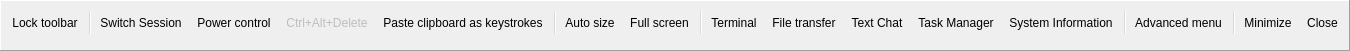
<?xml version="1.0" encoding="UTF-8"?>
<ui version="4.0">
 <class>DesktopToolBar</class>
 <widget class="QFrame" name="DesktopToolBar">
  <property name="geometry">
   <rect>
    <x>0</x>
    <y>0</y>
    <width>866</width>
    <height>51</height>
   </rect>
  </property>
  <property name="sizePolicy">
   <sizepolicy hsizetype="Minimum" vsizetype="Minimum">
    <horstretch>0</horstretch>
    <verstretch>0</verstretch>
   </sizepolicy>
  </property>
  <property name="windowTitle">
   <string notr="true"/>
  </property>
  <property name="autoFillBackground">
   <bool>true</bool>
  </property>
  <property name="frameShape">
   <enum>QFrame::Shape::Panel</enum>
  </property>
  <property name="frameShadow">
   <enum>QFrame::Shadow::Raised</enum>
  </property>
  <property name="lineWidth">
   <number>1</number>
  </property>
  <layout class="QVBoxLayout" name="verticalLayout">
   <property name="spacing">
    <number>0</number>
   </property>
   <property name="leftMargin">
    <number>0</number>
   </property>
   <property name="topMargin">
    <number>0</number>
   </property>
   <property name="rightMargin">
    <number>0</number>
   </property>
   <property name="bottomMargin">
    <number>0</number>
   </property>
   <item>
    <widget class="QToolBar" name="toolbar">
     <property name="sizePolicy">
      <sizepolicy hsizetype="Minimum" vsizetype="Minimum">
       <horstretch>0</horstretch>
       <verstretch>0</verstretch>
      </sizepolicy>
     </property>
     <property name="iconSize">
      <size>
       <width>24</width>
       <height>24</height>
      </size>
     </property>
     <addaction name="action_pin"/>
     <addaction name="separator"/>
     <addaction name="action_switch_session"/>
     <addaction name="action_power_control"/>
     <addaction name="action_cad"/>
     <addaction name="action_paste_clipboard_as_keystrokes"/>
     <addaction name="separator"/>
     <addaction name="action_autosize"/>
     <addaction name="action_fullscreen"/>
     <addaction name="separator"/>
     <addaction name="action_terminal"/>
     <addaction name="action_file_transfer"/>
     <addaction name="action_text_chat"/>
     <addaction name="action_task_manager"/>
     <addaction name="action_system_info"/>
     <addaction name="separator"/>
     <addaction name="action_menu"/>
     <addaction name="separator"/>
     <addaction name="action_minimize"/>
     <addaction name="action_close"/>
    </widget>
   </item>
   <item>
    <widget class="QWidget" name="frame" native="true">
     <property name="sizePolicy">
      <sizepolicy hsizetype="Fixed" vsizetype="Fixed">
       <horstretch>0</horstretch>
       <verstretch>0</verstretch>
      </sizepolicy>
     </property>
     <property name="minimumSize">
      <size>
       <width>55</width>
       <height>6</height>
      </size>
     </property>
     <property name="maximumSize">
      <size>
       <width>55</width>
       <height>6</height>
      </size>
     </property>
    </widget>
   </item>
  </layout>
  <action name="action_pin">
   <property name="checkable">
    <bool>true</bool>
   </property>
   <property name="icon">
    <iconset resource="../../../common/resources/common.qrc">
     <normaloff>:/img/pin.svg</normaloff>:/img/pin.svg</iconset>
   </property>
   <property name="text">
    <string>Lock toolbar</string>
   </property>
   <property name="toolTip">
    <string>Lock toolbar</string>
   </property>
  </action>
  <action name="action_autosize">
   <property name="icon">
    <iconset resource="../../../common/resources/common.qrc">
     <normaloff>:/img/move.svg</normaloff>:/img/move.svg</iconset>
   </property>
   <property name="text">
    <string>Auto size</string>
   </property>
   <property name="toolTip">
    <string>Automatic window size</string>
   </property>
  </action>
  <action name="action_fullscreen">
   <property name="checkable">
    <bool>true</bool>
   </property>
   <property name="icon">
    <iconset resource="../../../common/resources/common.qrc">
     <normaloff>:/img/expand.svg</normaloff>:/img/expand.svg</iconset>
   </property>
   <property name="text">
    <string>Full screen</string>
   </property>
   <property name="toolTip">
    <string>Switch to full screen mode or back</string>
   </property>
  </action>
  <action name="action_autoscroll">
   <property name="checkable">
    <bool>true</bool>
   </property>
   <property name="checked">
    <bool>true</bool>
   </property>
   <property name="text">
    <string>Automatic scrolling</string>
   </property>
  </action>
  <action name="action_cad">
   <property name="enabled">
    <bool>false</bool>
   </property>
   <property name="icon">
    <iconset resource="../../../common/resources/common.qrc">
     <normaloff>:/img/ctrl-alt-del.svg</normaloff>:/img/ctrl-alt-del.svg</iconset>
   </property>
   <property name="text">
    <string>Ctrl+Alt+Delete</string>
   </property>
   <property name="toolTip">
    <string>Send Ctrl+Alt+Delete</string>
   </property>
   <property name="visible">
    <bool>false</bool>
   </property>
  </action>
  <action name="action_menu">
   <property name="icon">
    <iconset resource="../../../common/resources/common.qrc">
     <normaloff>:/img/menu.svg</normaloff>:/img/menu.svg</iconset>
   </property>
   <property name="text">
    <string>Advanced menu</string>
   </property>
   <property name="toolTip">
    <string>Advanced menu</string>
   </property>
  </action>
  <action name="action_screenshot">
   <property name="text">
    <string>Save screenshot...</string>
   </property>
   <property name="iconText">
    <string>Save screenshot...</string>
   </property>
   <property name="toolTip">
    <string>Save screenshot...</string>
   </property>
  </action>
  <action name="action_terminal">
   <property name="icon">
    <iconset resource="../../../common/resources/common.qrc">
     <normaloff>:/img/terminal.svg</normaloff>:/img/terminal.svg</iconset>
   </property>
   <property name="text">
    <string>Terminal</string>
   </property>
   <property name="toolTip">
    <string>Terminal</string>
   </property>
  </action>
  <action name="action_file_transfer">
   <property name="icon">
    <iconset resource="../../../common/resources/common.qrc">
     <normaloff>:/img/file-explorer.svg</normaloff>:/img/file-explorer.svg</iconset>
   </property>
   <property name="text">
    <string>File transfer</string>
   </property>
   <property name="toolTip">
    <string>File transfer</string>
   </property>
  </action>
  <action name="action_scale">
   <property name="checkable">
    <bool>true</bool>
   </property>
   <property name="text">
    <string>Scale</string>
   </property>
  </action>
  <action name="action_power_control">
   <property name="icon">
    <iconset resource="../../../common/resources/common.qrc">
     <normaloff>:/img/flash-on.svg</normaloff>:/img/flash-on.svg</iconset>
   </property>
   <property name="text">
    <string>Power control</string>
   </property>
   <property name="toolTip">
    <string>Power control</string>
   </property>
   <property name="visible">
    <bool>false</bool>
   </property>
  </action>
  <action name="action_shutdown">
   <property name="text">
    <string>Shutdown</string>
   </property>
  </action>
  <action name="action_reboot">
   <property name="text">
    <string>Reboot</string>
   </property>
  </action>
  <action name="action_logoff">
   <property name="text">
    <string>Logoff</string>
   </property>
  </action>
  <action name="action_lock">
   <property name="text">
    <string>Lock</string>
   </property>
  </action>
  <action name="action_system_info">
   <property name="icon">
    <iconset resource="../../../common/resources/common.qrc">
     <normaloff>:/img/system-information.svg</normaloff>:/img/system-information.svg</iconset>
   </property>
   <property name="text">
    <string>System Information</string>
   </property>
  </action>
  <action name="action_close">
   <property name="icon">
    <iconset resource="../../../common/resources/common.qrc">
     <normaloff>:/img/close-window.svg</normaloff>:/img/close-window.svg</iconset>
   </property>
   <property name="text">
    <string>Close</string>
   </property>
   <property name="toolTip">
    <string>Close session</string>
   </property>
  </action>
  <action name="action_scale100">
   <property name="checkable">
    <bool>true</bool>
   </property>
   <property name="checked">
    <bool>true</bool>
   </property>
   <property name="text">
    <string notr="true">100%</string>
   </property>
  </action>
  <action name="action_scale90">
   <property name="checkable">
    <bool>true</bool>
   </property>
   <property name="text">
    <string notr="true">90%</string>
   </property>
  </action>
  <action name="action_scale80">
   <property name="checkable">
    <bool>true</bool>
   </property>
   <property name="text">
    <string notr="true">80%</string>
   </property>
  </action>
  <action name="action_scale70">
   <property name="checkable">
    <bool>true</bool>
   </property>
   <property name="text">
    <string notr="true">70%</string>
   </property>
  </action>
  <action name="action_scale60">
   <property name="checkable">
    <bool>true</bool>
   </property>
   <property name="text">
    <string notr="true">60%</string>
   </property>
  </action>
  <action name="action_scale50">
   <property name="checkable">
    <bool>true</bool>
   </property>
   <property name="text">
    <string notr="true">50%</string>
   </property>
  </action>
  <action name="action_fit_window">
   <property name="checkable">
    <bool>true</bool>
   </property>
   <property name="text">
    <string>Fit window</string>
   </property>
  </action>
  <action name="action_minimize">
   <property name="icon">
    <iconset resource="../../../common/resources/common.qrc">
     <normaloff>:/img/minimize-window.svg</normaloff>:/img/minimize-window.svg</iconset>
   </property>
   <property name="text">
    <string>Minimize</string>
   </property>
   <property name="toolTip">
    <string>Minimize window</string>
   </property>
  </action>
  <action name="action_statistics">
   <property name="text">
    <string>Statistics</string>
   </property>
   <property name="toolTip">
    <string>Statistics</string>
   </property>
  </action>
  <action name="action_reboot_safe_mode">
   <property name="enabled">
    <bool>false</bool>
   </property>
   <property name="text">
    <string>Reboot (Safe mode)</string>
   </property>
   <property name="toolTip">
    <string>Reboot in safe mode</string>
   </property>
   <property name="visible">
    <bool>false</bool>
   </property>
  </action>
  <action name="action_paste_clipboard_as_keystrokes">
   <property name="icon">
    <iconset resource="../../../common/resources/common.qrc">
     <normaloff>:/img/paste.svg</normaloff>:/img/paste.svg</iconset>
   </property>
   <property name="text">
    <string>Paste clipboard as keystrokes</string>
   </property>
  </action>
  <action name="action_text_chat">
   <property name="icon">
    <iconset resource="../../../common/resources/common.qrc">
     <normaloff>:/img/chat.svg</normaloff>:/img/chat.svg</iconset>
   </property>
   <property name="text">
    <string>Text Chat</string>
   </property>
   <property name="toolTip">
    <string>Text Chat</string>
   </property>
   <property name="visible">
    <bool>false</bool>
   </property>
  </action>
  <action name="action_start_recording">
   <property name="icon">
    <iconset resource="../../../common/resources/common.qrc">
     <normaloff>:/img/record.svg</normaloff>:/img/record.svg</iconset>
   </property>
   <property name="text">
    <string>Start recording</string>
   </property>
   <property name="toolTip">
    <string>Start recording</string>
   </property>
  </action>
  <action name="action_task_manager">
   <property name="icon">
    <iconset resource="../../../common/resources/common.qrc">
     <normaloff>:/img/system-task.svg</normaloff>:/img/system-task.svg</iconset>
   </property>
   <property name="text">
    <string>Task Manager</string>
   </property>
   <property name="toolTip">
    <string>Task Manager</string>
   </property>
   <property name="visible">
    <bool>false</bool>
   </property>
  </action>
  <action name="action_switch_session">
   <property name="icon">
    <iconset resource="../../../common/resources/common.qrc">
     <normaloff>:/img/user-account.svg</normaloff>:/img/user-account.svg</iconset>
   </property>
   <property name="text">
    <string>Switch Session</string>
   </property>
   <property name="visible">
    <bool>false</bool>
   </property>
   <property name="menuRole">
    <enum>QAction::MenuRole::NoRole</enum>
   </property>
  </action>
 </widget>
 <resources>
  <include location="../../../common/resources/common.qrc"/>
 </resources>
 <connections/>
</ui>
